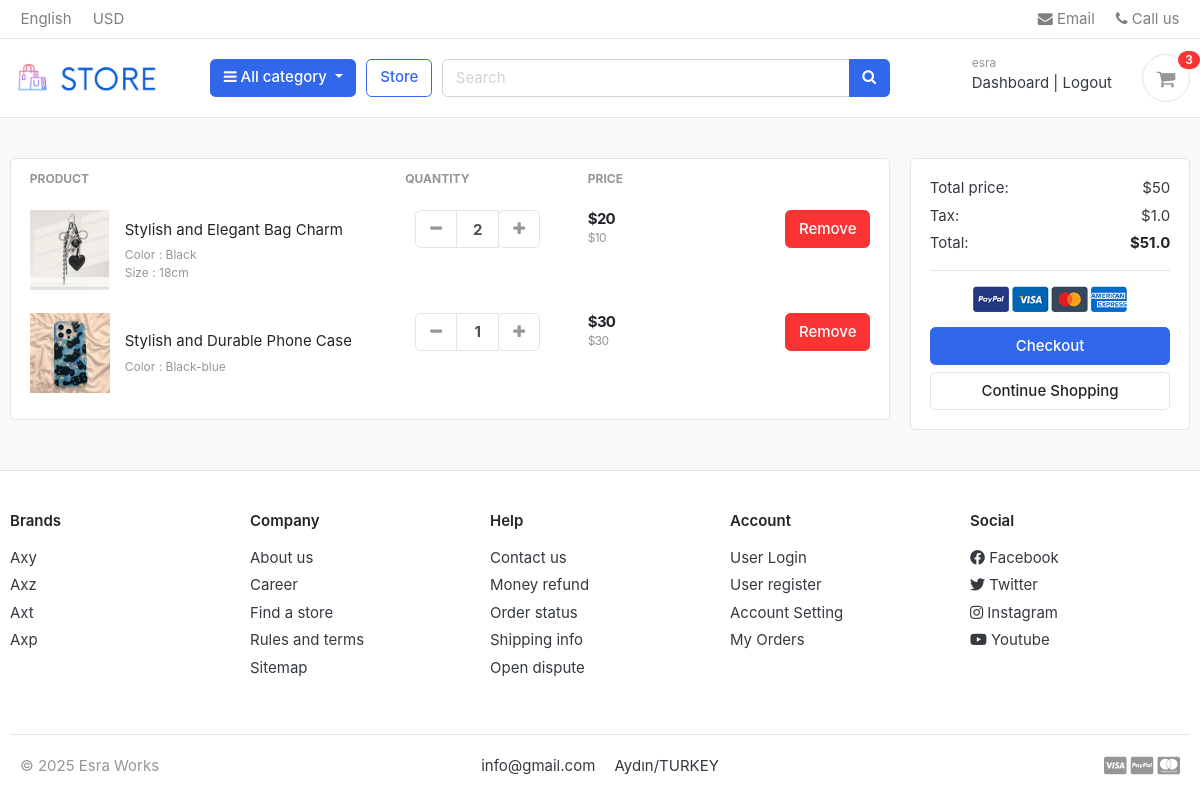
The page /cart/ (signed in) on the database its author committed.
### accounts/models.py (models this page shows, shortened)
class Account(AbstractBaseUser):
    first_name      = models.CharField(max_length=50)
    last_name       = models.CharField(max_length=50)
    username        = models.CharField(max_length=50, unique=True)
    email           = models.EmailField(max_length=100, unique=True)
    phone_number    = models.CharField(max_length=50)
    date_joined     = models.DateTimeField(auto_now_add=True)
    last_login      = models.DateTimeField(auto_now_add=True)
    is_admin        = models.BooleanField(default=False)
    is_staff        = models.BooleanField(default=False)
    is_active        = models.BooleanField(default=False)
    is_superadmin        = models.BooleanField(default=False)
    USERNAME_FIELD = 'email'
    REQUIRED_FIELDS = ['username', 'first_name', 'last_name']
    objects = MyAccountManager()

### carts/models.py (models this page shows, shortened)
class CartItem(models.Model):
    user = models.ForeignKey(Account, on_delete=models.CASCADE, null=True)
    product = models.ForeignKey(Product, on_delete=models.CASCADE)
    variations = models.ManyToManyField(Variation, blank=True)
    cart    = models.ForeignKey(Cart, on_delete=models.CASCADE, null=True)
    quantity = models.IntegerField()
    is_active = models.BooleanField(default=True)
    def sub_total(self):
        return self.product.price * self.quantity

### shop/models.py (models this page shows, shortened)
class Product(models.Model):
    product_name    = models.CharField(max_length=200, unique=True)
    slug            = models.SlugField(max_length=200, unique=True)
    description     = models.TextField(max_length=500, blank=True)
    price           = models.IntegerField()
    images          = models.ImageField(upload_to='photos/products')
    stock           = models.IntegerField()
    is_available    = models.BooleanField(default=True)
    category        = models.ForeignKey(Category, on_delete=models.CASCADE)
    created_date    = models.DateTimeField(auto_now_add=True)
    modified_date   = models.DateTimeField(auto_now=True)
    def get_url(self):
        return reverse('product_detail',args=[self.category.slug, self.slug])

class Variation(models.Model):
    product = models.ForeignKey(Product, on_delete=models.CASCADE)
    variation_category = models.CharField(max_length=100, choices=variation_category_choice)
    variation_value     = models.CharField(max_length=100)
    is_active           = models.BooleanField(default=True)
    created_date        = models.DateTimeField(auto_now=True)
    objects = VariationManager()

### carts/views.py (the view)
# urls.py: path('',views.cart, name ='cart'),
def cart(request,total=0,quantity=0, cart_items=None):
    try:
        tax =0
        grand_total = 0
        if request.user.is_authenticated:
            cart_items = CartItem.objects.filter(user=request.user, is_active=True)
        else:
            cart= Cart.objects.get(cart_id=_cart_id(request))
            cart_items = CartItem.objects.filter(cart=cart, is_active=True)
        for cart_item in cart_items:
            total += (cart_item.product.price * cart_item.quantity)
            quantity += cart_item.quantity
        tax=(2 * total)/100
        grand_total = total + tax
    except ObjectDoesNotExist:
        pass
    context = {
        'total': total,
        'quantity':quantity,
        'cart_items': cart_items,
        'tax':tax,
        'grand_total':grand_total,
    }
    return render(request,'store/cart.html',context)

### carts/context_processors.py (called while the page is built)
def counter(request):
    cart_count = 0
    if 'admin' in request.path:
        return {}
    else:
        try:
            cart = Cart.objects.filter(cart_id=_cart_id(request))
            if request.user.is_authenticated:
                cart_items = CartItem.objects.all().filter(user=request.user)
            else:
                cart_items = CartItem.objects.all().filter(cart=cart[:1])
            for cart_item in cart_items:
                cart_count += cart_item.quantity
        except Cart.DoesNotExist:
            cart_count = 0
    return dict(cart_count=cart_count)

### carts/views.py (called while the page is built)
def _cart_id(request):
    cart = request.session.session_key
    if not cart:
        cart = request.session.create()
    return cart

### category/context_processors.py (called while the page is built)
def menu_links(request):
    links = Category.objects.all()
    return dict(links=links)

### category/models.py (called while the page is built)
    def get_url(self):
        return reverse('products_by_category',args=[self.slug])

### templates/store/cart.html (shortened to what this page needs)
{% extends 'base.html' %}
{% load static %}
{% block content %}
<section class="section-content padding-y bg">
<div class="container">
{% if not cart_items %}
	<h2 class="text-center">Your Shopping Cart is Empty</h2>
	<br>
	<div class="text-center">
		<a href="{% url 'store' %}" class="btn btn-primary">Continue Shopping</a>
	</div>
{% else %}
<div class="row">
	<aside class="col-lg-9">
<div class="card">
<table class="table table-borderless table-shopping-cart">
<thead class="text-muted">
<tr class="small text-uppercase">
  <th scope="col">Product</th>
  <th scope="col" width="120">Quantity</th>
  <th scope="col" width="120">Price</th>
  <th scope="col" class="text-right" width="200"> </th>
</tr>
</thead>
<tbody>
	{% for cart_item in cart_items %}
<tr>
	<td>
		<figure class="itemside align-items-center">
			<div class="aside"><img src="{{ cart_item.product.images.url }}" class="img-sm"></div>
			<figcaption class="info">
				<a href="{{ cart_item.product.get_url }}" class="title text-dark">{{ cart_item.product.product_name }}</a>
				<p class="text-muted small">
					{% if cart_item.variations.all %}
						{% for item in cart_item.variations.all %}
						{{ item.variation_category | capfirst }} : {{item.variation_value | capfirst }} <br>
						{% endfor %}
					{% endif %}
				</p>
			</figcaption>
		</figure>
	</td>
	<td>
					<div class="col">
						<div class="input-group input-spinner">
							<div class="input-group-prepend">
							<a href="{% url 'remove_cart' cart_item.product.id cart_item.id%}" class="btn btn-light" type="button" id="button-plus"> <i class="fa fa-minus"></i> </a>
							</div>
							<input type="text" class="form-control"  value="{{ cart_item.quantity }}">
							<div class="input-group-append">
							<form action="{% url 'add_cart' cart_item.product.id %}" method="POST">
								<button class="btn btn-light" type="submit" id="button-minus"> <i class="fa fa-plus"></i> </button>
								</form>
							</div>
						</div>
					</div>
	</td>
	<td>
		<div class="price-wrap">
			<var class="price">${{ cart_item.sub_total }}</var>
			<small class="text-muted"> ${{cart_item.product.price}} </small>
		</div>
	</td>
	<td class="text-right">
	<a href="{% url 'remove_cart_item' cart_item.product.id cart_item.id %}" onclick="return confirm('Are you sure to delete?' )" class="btn btn-danger"> Remove</a>
	</td>
</tr>
{% endfor %}
</tbody>
</table>
</div>
	</aside>
	<aside class="col-lg-3">
		<div class="card">
		<div class="card-body">
			<dl class="dlist-align">
			  <dt>Total price:</dt>
			  <dd class="text-right">${{ total }}</dd>
			</dl>
			<dl class="dlist-align">
			  <dt>Tax:</dt>
			  <dd class="text-right"> ${{ tax }}</dd>
			</dl>
			<dl class="dlist-align">
			  <dt>Total:</dt>
			  <dd class="text-right text-dark b"><strong>${{grand_total}}</strong></dd>
			</dl>
			<hr>
			<p class="text-center mb-3">
				<img src="{% static './images/misc/payments.png' %}" height="26">
			</p>
			<a href="{% url 'checkout' %}" class="btn btn-primary btn-block"> Checkout </a>
			<a href="{% url 'store' %}" class="btn btn-light btn-block">Continue Shopping</a>
		</div>
		</div>
</aside>
</div>
{% endif %}
</div>
</section>
</body>
</html>
{% endblock %}

### templates/includes/navbar.html (shortened to what this page needs)
{% load static %}
<header class="section-header">
<nav class="navbar p-md-0 navbar-expand-sm navbar-light border-bottom">
<div class="container">
  <div class="collapse navbar-collapse" id="navbarTop4">
    <ul class="navbar-nav mr-auto">
    	<li class="nav-item dropdown">
		 	<a href="#" class="nav-link">   English </a>
		</li>
		<li class="nav-item dropdown">
			<a href="#" class="nav-link"> USD </a>
		</li>
    </ul>
    <ul class="navbar-nav">
		<li><a href="#" class="nav-link"> <i class="fa fa-envelope"></i> Email </a></li>
		<li><a href="#" class="nav-link"> <i class="fa fa-phone"></i> Call us </a></li>
	</ul>
  </div>
</div>
</nav>
<section class="header-main border-bottom">
	<div class="container">
<div class="row align-items-center">
	<div class="col-lg-2 col-md-3 col-6">
		<a href="{% url 'home' %}" class="brand-wrap">
			<img class="logo" src="{% static './images/shop.png' %}">
		</a>
	</div>
	<div class="col-lg col-sm col-md col-6 flex-grow-0">
		<div class="category-wrap dropdown d-inline-block float-right">
			<button type="button" class="btn btn-primary dropdown-toggle" data-toggle="dropdown">
				<i class="fa fa-bars"></i> All category
			</button>
		</div>
	</div>
	<a href="{% url 'store' %}" class="btn btn-outline-primary">Store</a>
	<div class="col-lg  col-md-6 col-sm-12 col">
		<form action="{% url 'search' %}" class="search" method="GET">
			<div class="input-group w-100">
			    <input type="text" class="form-control" style="width:60%;" placeholder="Search" name="keyword">
			    <div class="input-group-append">
			      <button class="btn btn-primary" type="submit">
			        <i class="fa fa-search"></i>
			      </button>
			    </div>
		    </div>
		</form>
	</div>
	<div class="col-lg-3 col-sm-6 col-8 order-2 order-lg-3">
				<div class="d-flex justify-content-end mb-3 mb-lg-0">
					{% if user.id is None %}
					<div class="widget-header">
						<small class="title text-muted">Welcome guest!</small>
						<div>
							<a href="{% url 'login' %}">Sign in</a> <span class="dark-transp"> | </span>
							<a href="{% url 'register' %}"> Register</a>
						</div>
					</div>
					{% else %}
					<div class="widget-header">
						<small class="title text-muted">{{user.first_name}}</small>
						<div>
							<a href="{% url 'dashboard' %}">Dashboard</a> <span class="dark-transp"> | </span>
							<a href="{% url 'logout' %}">Logout</a>
						</div>
					</div>
					{% endif %}
					<a href="{% url 'cart' %}" class="widget-header pl-3 ml-3">
						<div class="icon icon-sm rounded-circle border"><i class="fa fa-shopping-cart"></i></div>
						<span class="badge badge-pill badge-danger notify">{{cart_count}}</span>
					</a>
				</div>
			</div>
</div>
	</div>
</section>
</header>

### store/static/css/ui.css (style rules this page uses)
html { font-family: "Inter", sans-serif; font-size: 15px; }
.price-wrap { letter-spacing: -0.7px; }
.icon-xs, .icon-sm, .icon-md, .icon-lg { display: inline-block; text-align: center; flex-shrink: 0; flex-grow: 0; }
.icon-sm { width: 48px; height: 48px; line-height: 48px !important; font-size: 20px; }
.img-xs, .img-sm, .img-md, .img-lg { -o-object-fit: cover; object-fit: cover; flex-shrink: 0; flex-grow: 0; }
.img-sm { width: 80px; height: 80px; }
.padding-y { padding-top: 40px; padding-bottom: 40px; }
var { font-style: normal; }
figure { margin-bottom: 0; }
.bg { background-color: #f8f9fa; }
.b { font-weight: 600; }
p:last-child { margin-bottom: 0; }
.header-main { position: relative; padding-top: 1rem; padding-bottom: 1rem; }
.brand-wrap .logo, .navbar-brand .logo { margin-right: 7px; max-height: 42px; display: inline-block; }
.widget-header { display: inline-block; vertical-align: middle; position: relative; }
.widget-header a { color: #343a40; }
.widget-header i { color: #969696; }
.widget-header .title { display: block; }
.widget-header .notify { position: absolute; top: -3px; right: -10px; }
.btn-light { background-color: #fff; border-color: #e4e4e4; }
.btn-light i { color: #969696; }
.itemside { position: relative; display: flex; width: 100%; }
.itemside .aside { position: relative; flex-shrink: 0; }
.itemside .info { padding-left: 15px; padding-right: 7px; }
.itemside p { margin-bottom: 0; }
.itemside .title { display: block; margin-bottom: 5px; color: #212529; }
[class*=dlist-] { margin-bottom: 5px; }
[class*=dlist-] dd { margin-bottom: 0; }
.dlist-align { display: flex; }
.dlist-align dt { width: 150px; word-wrap: break-word; font-weight: normal; }
.dlist-align dd { flex-grow: 1; }
.notify { position: absolute; top: -4px; right: -10px; display: inline-block; padding: 0.25em 0.6em; font-size: 12px; line-height: 1; text-align: center; border-radius: 3rem; color: #fff; background-color: #fa3434; }
.price { font-weight: 600; color: #212529; }
.input-spinner { width: 125px; flex-wrap: nowrap; display: inline-flex; vertical-align: middle; }
.input-spinner input.form-control { text-align: center; max-width: 46px; font-weight: bold; flex-basis: 46px; border-color: #e4e4e4; flex-grow: 0; }
.input-spinner .btn { width: 42px; text-align: center; padding-left: 0.5rem; padding-right: 0.5rem; }
.table-shopping-cart.table td, .table-shopping-cart.table th { padding-left: 1.25rem; padding-right: 1.25rem; }
.table-shopping-cart .price-wrap { line-height: 1.2; }
.table-shopping-cart .price { font-weight: bold; margin-right: 5px; display: block; }

### rows shown on the page
Account: first_name "esra"
CartItem: product.images (picture), product.product_name "Stylish and Elegant Bag Charm", quantity "2", sub_total "20", product.price "10"
Variation: variation_category "Color", variation_value "Black"
Variation: variation_category "Size", variation_value "18cm"
CartItem: product.images (picture), product.product_name "Stylish and Durable Phone Case", quantity "1", sub_total "30", product.price "30"
Variation: variation_category "Color", variation_value "Black-blue"

### other values the page prints
{{ cart_count }} "3"
{{ total }} "50"
{{ tax }} "1.0"
{{ grand_total }} "51.0"
